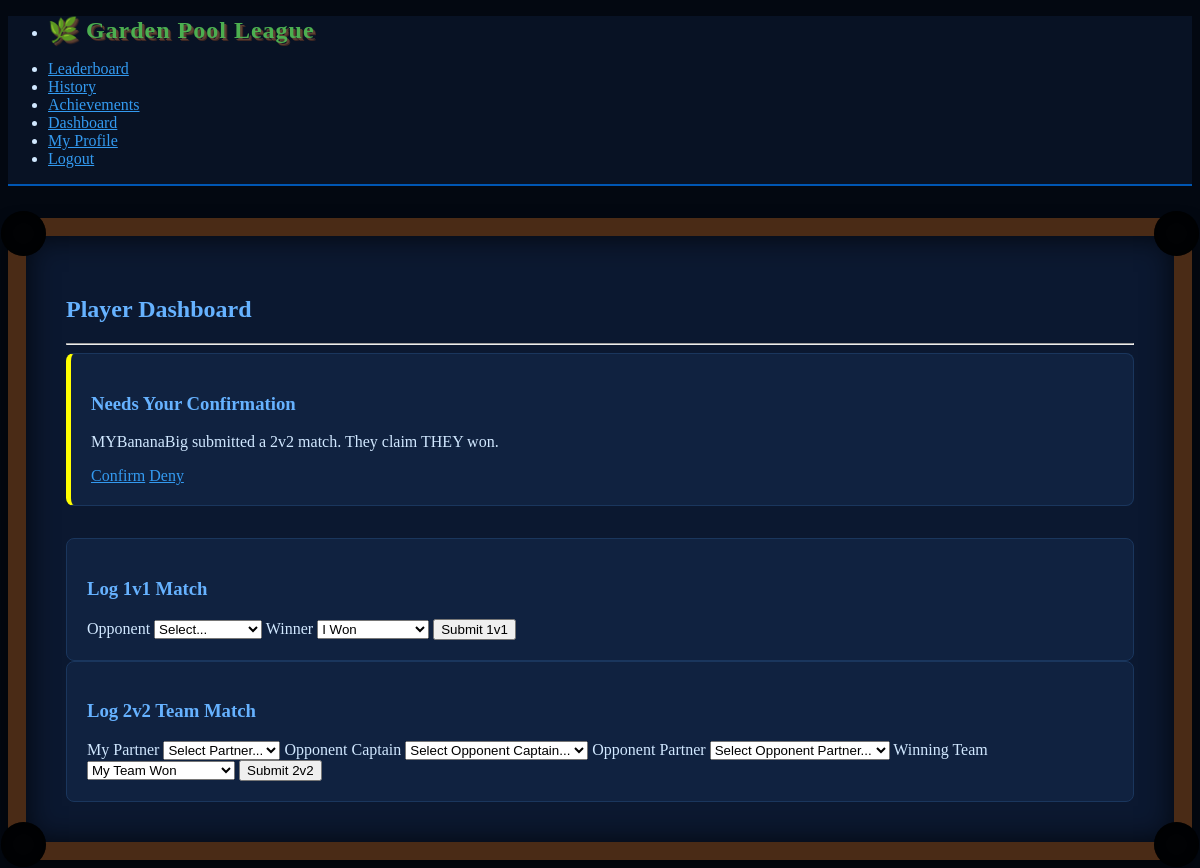
Page /dashboard (signed in) on the committed database.
### app.py (models this page shows)
class Match(db.Model):
    id = db.Column(db.Integer, primary_key=True)
    match_type = db.Column(db.String(10), default='1v1')
    season_id = db.Column(db.Integer, db.ForeignKey('season.id'), nullable=True)
    p1_id = db.Column(db.Integer, db.ForeignKey('player.id'), nullable=False)
    p2_id = db.Column(db.Integer, db.ForeignKey('player.id'), nullable=False)
    p1_partner_id = db.Column(db.Integer, db.ForeignKey('player.id'), nullable=True)
    p2_partner_id = db.Column(db.Integer, db.ForeignKey('player.id'), nullable=True)
    p1_elo_pre = db.Column(db.Integer, nullable=True)
    p2_elo_pre = db.Column(db.Integer, nullable=True)
    p1_partner_elo_pre = db.Column(db.Integer, nullable=True)
    p2_partner_elo_pre = db.Column(db.Integer, nullable=True)
    winner_id = db.Column(db.Integer, nullable=True)
    status = db.Column(db.String(20), default='pending_opponent')
    p1 = db.relationship('Player', foreign_keys=[p1_id])
    p2 = db.relationship('Player', foreign_keys=[p2_id])
    p1_partner = db.relationship('Player', foreign_keys=[p1_partner_id])
    p2_partner = db.relationship('Player', foreign_keys=[p2_partner_id])
    season = db.relationship('Season')

class Player(db.Model):
    id = db.Column(db.Integer, primary_key=True)
    name = db.Column(db.String(50), unique=True, nullable=False)
    password_hash = db.Column(db.String(200), nullable=False)
    elo = db.Column(db.Integer, default=800)
    wins = db.Column(db.Integer, default=0)
    losses = db.Column(db.Integer, default=0)

### app.py (the view, shortened to what this page needs)
@app.route('/dashboard', methods=['GET', 'POST'])
def dashboard():
    if 'player_id' not in session: return redirect(url_for('login'))
    player_id = session['player_id']
    active_season = Season.query.filter_by(is_active=True).first()
    pending_for_me = Match.query.filter_by(p2_id=player_id, status='pending_opponent').all()
    opponents = Player.query.filter(Player.id != player_id).order_by(Player.name).all()
    return render_template('dashboard.html', opponents=opponents, pending_for_me=pending_for_me)

### templates/dashboard.html (shortened to what this page needs)
{% extends 'layout.html' %}
{% block content %}
<h2>Player Dashboard</h2>
<hr>
{% if pending_for_me %}
    <div class="card" style="border-left: 5px solid yellow; margin-bottom: 2rem;">
        <h3>Needs Your Confirmation</h3>
        {% for match in pending_for_me %}
            <p>{{ match.p1.name }} submitted a {{ match.match_type }} match. They claim {% if match.winner_id == match.p1_id %}THEY won.{% else %}YOU won.{% endif %}</p>
            <a href="/player/confirm/{{ match.id }}" role="button">Confirm</a>
            <a href="/player/reject/{{ match.id }}" role="button" class="secondary">Deny</a>
        {% endfor %}
    </div>
{% endif %}
<div class="grid">
    <div class="card">
        <h3>Log 1v1 Match</h3>
        <form method="POST">
            <label>Opponent</label>
            <select name="p2_id" required><option disabled selected>Select...</option>{% for p in opponents %}<option value="{{ p.id }}">{{ p.name }}</option>{% endfor %}</select>
            <label>Winner</label>
            <select name="outcome" required><option value="team1_won">I Won</option><option value="team2_won">Opponent Won</option></select>
            <button type="submit">Submit 1v1</button>
        </form>
    </div>
    <div class="card">
        <h3>Log 2v2 Team Match</h3>
        <form method="POST">
            <label>My Partner</label>
            <select name="p1_partner_id" required><option disabled selected>Select Partner...</option>{% for p in opponents %}<option value="{{ p.id }}">{{ p.name }}</option>{% endfor %}</select>
            <label>Opponent Captain</label>
            <select name="p2_id" required><option disabled selected>Select Opponent Captain...</option>{% for p in opponents %}<option value="{{ p.id }}">{{ p.name }}</option>{% endfor %}</select>
            <label>Opponent Partner</label>
            <select name="p2_partner_id" required><option disabled selected>Select Opponent Partner...</option>{% for p in opponents %}<option value="{{ p.id }}">{{ p.name }}</option>{% endfor %}</select>
            <label>Winning Team</label>
            <select name="outcome" required>
                <option value="team1_won">My Team Won</option>
            </select>
            <button type="submit">Submit 2v2</button>
        </form>
    </div>
</div>
{% endblock %}

### templates/layout.html (style rules this page uses)
body { background-color: #030811; color: #d1e8ff; }
a { color: #339af0; }
.card { background-color: #102240; padding: 20px; border-radius: 8px; border: 1px solid #1a365d; }
h2, h3 { color: #66b2ff; }

### rows in the picture
Match: p1.name "MYBananaBig", match_type "2v2", winner_id "THEY won."
